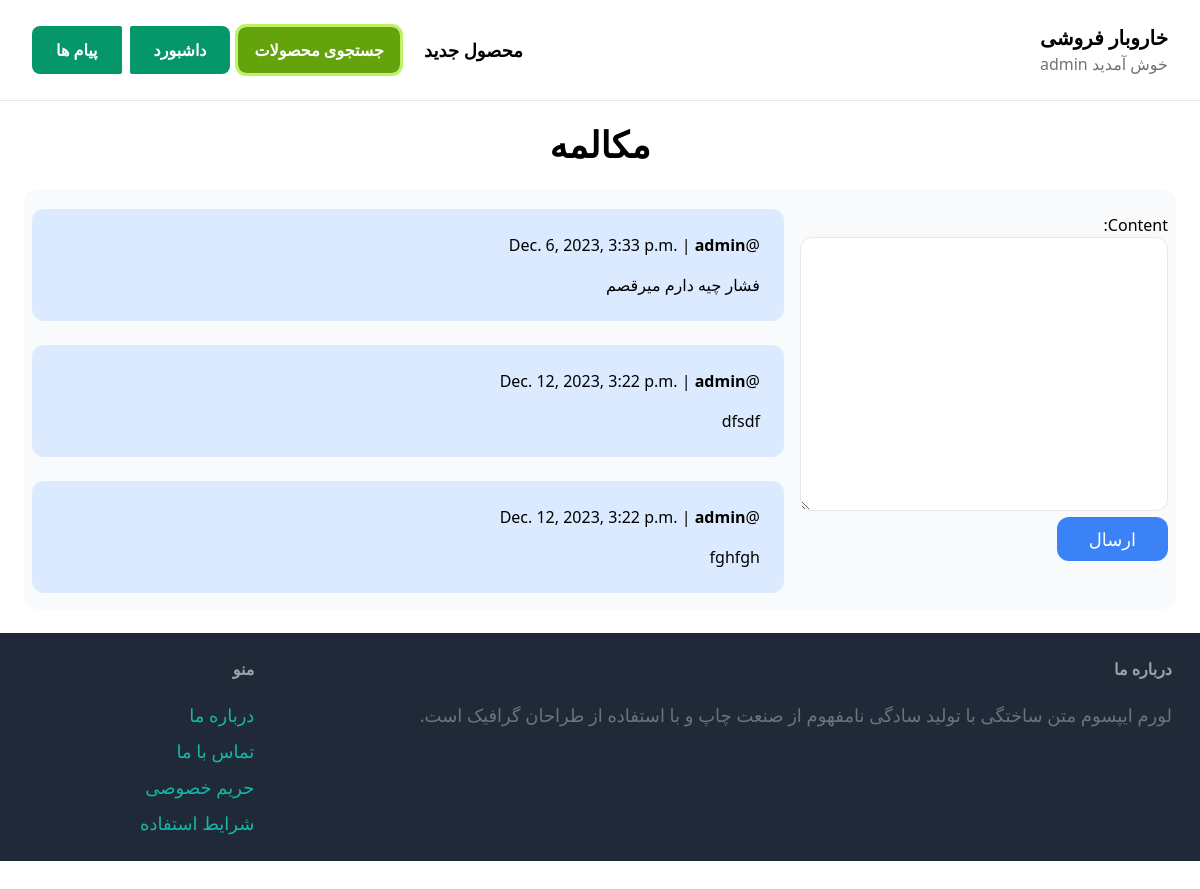
Page /inbox/3/ (signed in) on the committed database.
### conversation/models.py (models this page shows)
class ConversationMessage(models.Model):
    conversation = models.ForeignKey(Conversation, related_name='messages', on_delete=models.CASCADE)
    content = models.TextField()
    created_at = models.DateTimeField(auto_now_add=True) #TODO تاریخ فارسی؟
    created_by = models.ForeignKey(User, related_name='created_messages', on_delete=models.CASCADE)

### conversation/views.py (the view)
# urls.py: path('<int:pk>/', views.chat_detail , name='detail'),
@login_required
def chat_detail(request, pk):
    conversation = Conversation.objects.filter(members__in=[request.user.id]).get(pk=pk)
    if request.method == 'POST':
        form = ConversationMessageForm(request.POST)
        if form.is_valid():
            conversation_message = form.save(commit=False)
            conversation_message.conversation = conversation
            conversation_message.created_by = request.user
            conversation_message.save()
            conversation.save()
            return redirect('conversation:detail', pk=pk)
    else:
        form = ConversationMessageForm()
    return render(request, 'conversation/chat_detail.html',{
        'conversation': conversation,
        'form': form ,
    })

### conversation/forms.py
class ConversationMessageForm(forms.ModelForm):
    class Meta:
        model = ConversationMessage
        fields = ('content',)
        widgets={
            'content': forms.Textarea(attrs={
                'class': 'w-full py-4 px-6 rounded-xl border text-semibold'
            })
        }

### conversation/templates/conversation/chat_detail.html (shortened to what this page needs)
{% extends 'core/base.html' %}
{% block content %}
<center><h1 class="mb-6 mx-0 text-4xl font-bold ">مکالمه</h1></center>
<div class="grid grid-cols-3 bg-slate-50 rounded-xl">
    <div class="col-span-1 mx-2">
        <form method="post" action="." class="mt-6">
            {{ form.as_p }}
            <button class="signup py-2 px-8 xl:px-56 text-lg bg-blue-500 hover:bg-blue-700 rounded-xl text-white" type="submit">ارسال</button>
        </form>
    </div>
    <div class="col-span-2 mt-5 mx-2">
        <div id="chat" class="space-y-6" style="height:400px;overflow-y:auto;flex-direction: column-reverse;">
            {% for message in conversation.messages.all %}
                <div class="p-6 flex {% if message.created_by == request.user %}bg-blue-100{% else %}bg-gray-200{% endif %} rounded-xl">
                    <div  >
                        <p class="mb-4">@{{ message.created_at }} | <strong>{{ message.created_by.username }}</strong></P>
                        <p>{{ message.content }}</P>
                    </div>
                </div>
            {% endfor %}
        </div>
    </div>
</div>
{% endblock content %}

### core/templates/core/base.html (shortened to what this page needs)
<!DOCTYPE html>
<html >
    <head>
        <script src="https://cdn.tailwindcss.com"></script>
    </head>
    <body dir="rtl">
        <nav class="px-8 py-6 flex justify-between items-center border-b border-gray-200">
            <div >
                <a href="/" class="text-xl font-semibold" >خاروبار فروشی</a>
                {% if request.user.is_authenticated %}
                <p class="text-zinc-500">خوش آمدید {{request.user}}</P>  {% endif %}
            </div>
            <div class="flex items-center">
                <a href="{% url 'item:new_item'%}" class="px-4 text-lg font-semibold hover:text-gray-500">محصول جدید</a>
                <div class="dropdown">
                    <a href="{% url 'item:browse' %}" class=" mx-2 px-4 py-3 font-semibold bg-lime-600 outline outline-lime-300 text-white rounded-lg hover:bg-lime-800">جستجوی محصولات</a>
                </div>
                {% if request.user.is_authenticated %}
                <a href="{% if user.is_superuser %}{% url 'dashboard:admin_dash' %}{% else %}{% url 'dashboard:index' %}{% endif %}" class="px-6 ml-2  py-3 font-semibold bg-emerald-600 text-white rounded-r-lg rounded-l-sm hover:bg-emerald-400">داشبورد</a>
                <a href="{% url 'conversation:inbox' %}" class="px-6 py-3 font-semibold bg-emerald-600 text-white rounded-l-lg rounded-r-sm hover:bg-emerald-400">پیام ها</a>
                {% endif %}
            </div>
        </nav>
        <div class="px-6 py-6">
            {% block content %}
            {% endblock %}
        </div>
        <footer class="px-6 py-6 flex justify-between bg-gray-800 ">
            <div class="w-4/5 pr-1">
                <h3 class="mb-5 font-semibold text-gray-400">درباره ما</h3>
                <p class="text-lg text-gray-500">لورم ایپسوم متن ساختگی با تولید سادگی نامفهوم از صنعت چاپ و با استفاده از طراحان گرافیک است.</p>
            </div>
            <div class="w-1/5">
                <h3 class="mb-5 font-semibold text-gray-400">منو</h3>
                <uL class="space-y-2">
                    <li> <a href="{% url 'core:contact' %}" class="text-lg text-teal-500 hover:text-teal-700">درباره ما</a> </li>
                    <li> <a href="{% url 'core:contact' %}" class="text-lg text-teal-500 hover:text-teal-700">تماس با ما</a> </li>
                    <li> <a href="{% url 'core:contact' %}" class="text-lg text-teal-500 hover:text-teal-700">حریم خصوصی</a> </li>
                    <li> <a href="{% url 'core:contact' %}" class="text-lg text-teal-500 hover:text-teal-700">شرایط استفاده</a> </li>
                </ul>
            </div>
        </footer>
    </body>
</html>

### core/templates/core/base.html (style rules this page uses)
.dropdown { position: relative; }

### rows in the picture
ConversationMessage: created_at "Dec. 6, 2023, 3:33 p.m.", created_by.username "admin", content "فشار چیه دارم میرقصم"
ConversationMessage: created_at "Dec. 12, 2023, 3:22 p.m.", created_by.username "admin", content "dfsdf"
ConversationMessage: created_at "Dec. 12, 2023, 3:22 p.m.", created_by.username "admin", content "fghfgh"

### other values in the picture
{{ request.user }} "admin"
